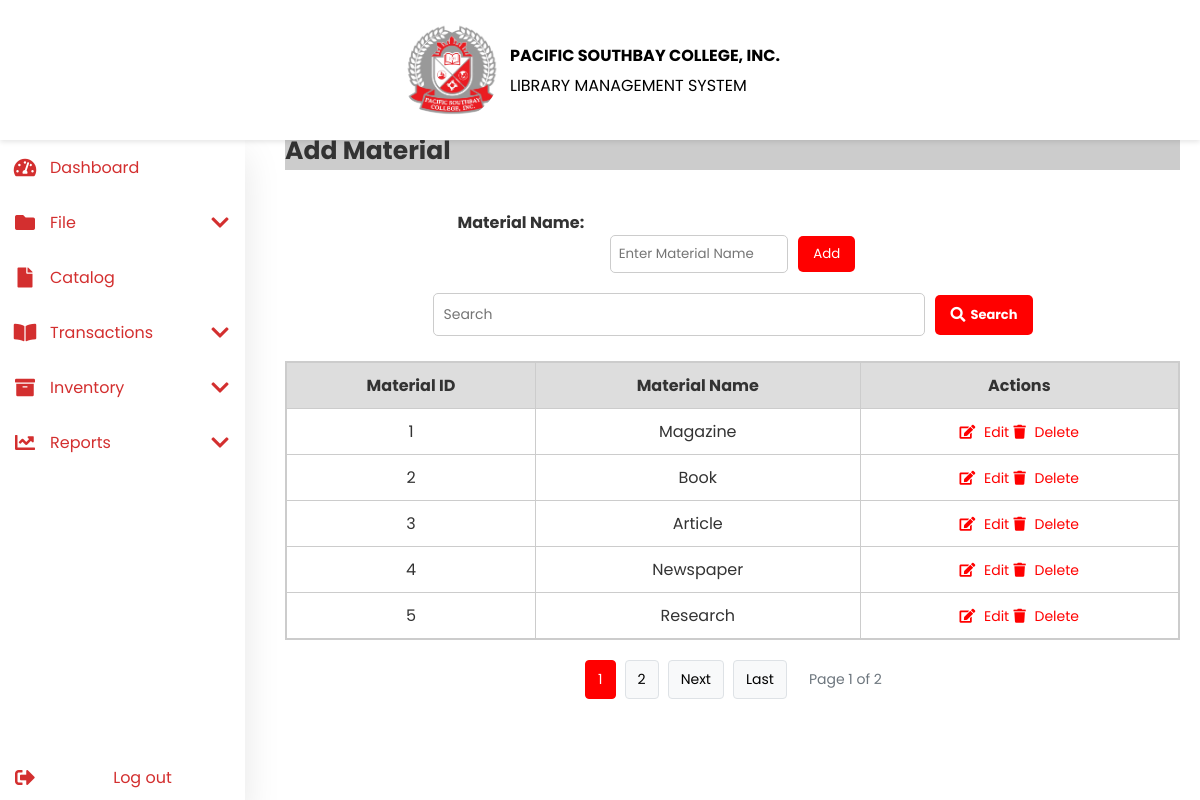
The app's page /material.php with its own data.
### tables this page shows
CREATE TABLE `material` (
  `MaterialID` int(11) NOT NULL,
  `MaterialName` varchar(50) NOT NULL
);

### material.php (the view, shortened to what this page needs)
<?php
include 'header.php';
include 'navbar.php';
include 'db.php';
$edit_mode = false;
$edit_material = [];
$records_per_page = 5;
$page = isset($_GET['page']) ? (int)$_GET['page'] : 1;
$offset = ($page - 1) * $records_per_page;
$search = "";
$search_condition = "";
$total_query = "SELECT COUNT(*) as total FROM material";
$params = [];
if (!empty($search_condition)) {
    $stmt = $conn->prepare($total_query);
    $stmt->bind_param(str_repeat('s', count($params)), ...$params);
    $stmt->execute();
    $result_total = $stmt->get_result();
    $total_records = $result_total->fetch_assoc()['total'];
    $stmt->close();
} else {
    $result_total = $conn->query($total_query);
    $total_records = $result_total->fetch_assoc()['total'];
}
$total_pages = ceil($total_records / $records_per_page);
if (!empty($search_condition)) {
    $stmt = $conn->prepare("SELECT * FROM material $search_condition LIMIT ?, ?");
    $stmt->bind_param(str_repeat('s', count($params)) . "ii", ...[...$params, $offset, $records_per_page]);
} else {
    $stmt = $conn->prepare("SELECT * FROM material LIMIT ?, ?");
    $stmt->bind_param("ii", $offset, $records_per_page);
}
$stmt->execute();
$result = $stmt->get_result();
?>
<main class="content">
    <div class="author-container">
        <h2><?= $edit_mode ? 'Edit Material' : 'Add Material' ?></h2>
        <div class="form-container">
            <form action="material.php" method="POST">
                <label>Material Name:</label>
                <div class="input-button-container">
                    <input type="text" name="material_name" class="last-name-input"
                           placeholder="Enter Material Name"
                           value="<?= $edit_mode ? htmlspecialchars($edit_material['MaterialName']) : '' ?>" required>
                    <?php if ($edit_mode): ?>
                        <button type="submit" name="update_material" class="add-btn">Update</button>
                        <a href="category.php" class="cancel-btn">Cancel</a>
                    <?php else: ?>
                        <button type="submit" name="add_material" class="add-btn">Add</button>
                    <?php endif; ?>
                </div>
            </form>
        </div>
        <form action="material.php" method="POST">
            <div class="search-container">
                <input type="text" class="search-input" name="search_query" placeholder="Search" value="<?= htmlspecialchars($search) ?>">
                <button type="submit" class="search-btn"><i class="fas fa-search"></i> Search</button>
            </div>
        </form>
        <div class="table-container">
            <table>
                <thead>
                    <tr>
                        <th>Material ID</th>
                        <th>Material Name</th>
                        <th>Actions</th>
                    </tr>
                </thead>
                <tbody>
                    <?php
                    if ($result->num_rows > 0) {
                        while ($row = $result->fetch_assoc()) {
                            echo "<tr>";
                            echo "<td>" . $row['MaterialID'] . "</td>";
                            echo "<td>" . htmlspecialchars($row['MaterialName']) . "</td>";
                            echo "<td>
                                    <a href='material.php?edit=" . $row['MaterialID'] . "' class='edit'><i class='fas fa-edit'></i> Edit</a>
                                    <a href='material.php?delete=" . $row['MaterialID'] . "' class='delete' onclick=\"return confirm('Are you sure you want to delete this material?');\"><i class='fas fa-trash'></i> Delete</a>
                                </td>";
                            echo "</tr>";
                        }
                    } else {
                        echo "<tr><td colspan='3'>No materials found.</td></tr>";
                    }
                    ?>
                </tbody>
            </table>
        </div>
        <?php if ($total_records > $records_per_page): ?>
            <div class="pagination">
                <?php
                $start_page = max(1, $page - 2);
                $end_page = min($total_pages, $page + 2);
                for ($i = $start_page; $i <= $end_page; $i++):
                    $active = ($i == $page) ? ' active' : '';
                ?>
                    <a href="material.php?page=<?= $i ?><?= !empty($search) ? '&search=' . urlencode($search) : '' ?>" class="pagination-link<?= $active ?>"><?= $i ?></a>
                <?php endfor; ?>
                <?php if ($page < $total_pages): ?>
                    <a href="material.php?page=<?= $page + 1 ?><?= !empty($search) ? '&search=' . urlencode($search) : '' ?>" class="pagination-link">Next</a>
                    <a href="material.php?page=<?= $total_pages ?><?= !empty($search) ? '&search=' . urlencode($search) : '' ?>" class="pagination-link">Last</a>
                <?php endif; ?>
                <div class="page-info">Page <?= $page ?> of <?= $total_pages ?></div>
            </div>
        <?php endif; ?>
    </div>
</main>
<link rel="stylesheet" href="css\author.css">

### css/header.css (style rules this page uses)
* { margin: 0; padding: 0; outline: none; border: none; text-decoration: none; box-sizing: border-box; font-family: "Poppins", sans-serif; }
body { background-image: url("./image/st-michael.jpg"); background-repeat: no-repeat; background-position: center; background-size: cover; color: #333; }
::marker { content: ""; unicode-bidi: isolate; font-variant-numeric: tabular-nums; text-transform: none; text-indent: 0px !important; text-align: start !important; text-align-last: start !important; }
.content { margin-top: 160px; margin-left: 265px; padding: 20px; }

### css/navbar.css (style rules this page uses)
* { margin: 0; padding: 0; outline: none; border: none; text-decoration: none; box-sizing: border-box; font-family: "Poppins", sans-serif; }

### css/author.css (style rules this page uses)
.content { margin-top: 3%; }
h2 { background-color: #ccc; font-size: 25px; font-weight:bold; }
.form-container, form { display: flex; flex-direction: column; align-items: center; justify-content: center; width: 50%; margin: 0 auto; padding: 20px; background: white; border-radius: 5px; }
label { width: 550px; text-align: left; font-weight: bold; }
input { flex-grow: 1; padding: 8px; border: 1px solid #ccc; border-radius: 5px; width: 150%; align-items: center; }
.input-button-container { display: flex; align-items: center; width: 150%; gap: 10px; }
.last-name-input { flex-grow: 1; padding: 8px; border: 1px solid #ccc; border-radius: 5px; width: 60%; box-sizing: border-box; }
.add-btn { background-color: red; color: white; padding: 8px 15px; border: none; border-radius: 5px; cursor: pointer; white-space: nowrap; }
.search-container { display: flex; align-items: center; width: 600px; margin-top: -40px; }
.search-input { flex: 1; padding: 10px; border: 1px solid #ccc; border-radius: 5px; box-sizing: border-box; font-size: 14px; }
.search-btn { background-color: red; color: white; border: none; padding: 10px 15px; border-radius: 5px; cursor: pointer; font-weight: bold; display: flex; align-items: center; gap: 5px; margin-left: 10px; font-size: 13px; }
.search-btn i { font-size: 15px; }
table { width: 100%; border-collapse: collapse; }
.table-container { border: 1px solid #ccc; margin-top: 5px; overflow: visible; }
.table-container table { width: 100%; border-collapse: collapse; }
.table-container th, .table-container td { padding: 10px; border: 1px solid #ccc; text-align: center; }
.table-container thead th { position: sticky; top: 0; background-color: #ddd; z-index: 1; }
table thead th { position: sticky; top: 0; background: #ddd; z-index: 1; }
th, td { padding: 10px; border: 1px solid #ccc; text-align: center; }
th { background-color: #ddd; }
.edit, .delete { background: none; border: none; color: red; cursor: pointer; font-size: 14px; }
.edit i { color: red; margin-right: 5px; }
.delete i { color: red; margin-right: 5px; }
.pagination { display: flex; justify-content: center; align-items: center; margin-top: 20px; flex-wrap: wrap; gap: 5px; }
.pagination-link { display: inline-block; padding: 8px 12px; margin: 0 2px; background-color: #f8f9fa; color: black; text-decoration: none; border: 1px solid #dee2e6; border-radius: 4px; transition: all 0.3s ease; font-size: 14px; }
.pagination-link.active { background-color: red; color: white; border-color: red; }
.page-info { margin-left: 15px; color: #6c757d; font-size: 14px; }

### records on screen
material: MaterialID "1", MaterialName "Magazine"
material: MaterialID "2", MaterialName "Book"
material: MaterialID "3", MaterialName "Article"
material: MaterialID "4", MaterialName "Newspaper"
material: MaterialID "5", MaterialName "Research"

### other values on screen
$page "1"
$total_pages "2"
